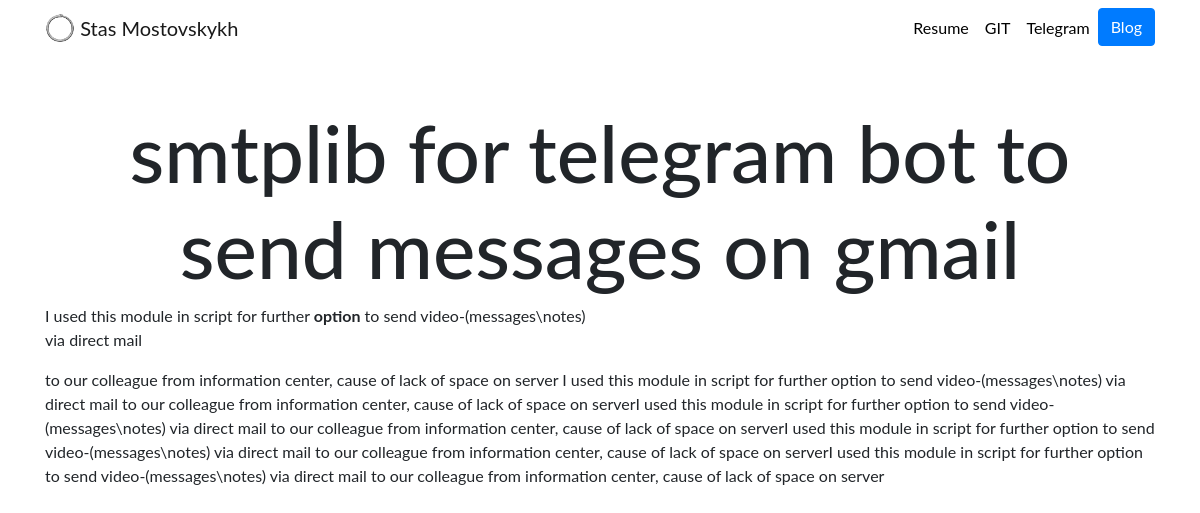
Page /blog/1/ on the committed database.
### blog/models.py (models this page shows, shortened)
class Article(models.Model): #import from module 'models' that support database
    title = models.CharField (max_length=200)
    description  = models.TextField ()
    image = models.ImageField (upload_to='blog/images/')
    url = models.URLField (blank=True) # 'blank' allows to open page in the new page

### blog/views.py (the view)
# urls.py: path('<int:article_id>/', views.detail, name='detail'), # any integer request from blog application: '3674567'
def detail(request, article_id):
    article = get_object_or_404 (Article, pk=article_id) #this func try to search object with propper number
    return render (request, 'blog/detail.html', {'article':article})

### blog/templates/blog/detail.html (shortened to what this page needs)
{% extends 'portfolio/base.html' %}
{% load static %}
{% block content %}
<h1 class="text-center mt-5" id="blogdetailtitle">{{ article.title }}</h1>
{{ article.description|safe }}
{% endblock %}

### portfolio/static/portfolio/custom.css (style rules this page uses)
body { font-family: 'Lato', sans-serif; }
@media (min-width: 992px) { #blogdetailtitle { font-size: 5rem; } }

### rows in the picture
Article: title "smtplib for telegram bot to send messages on gmail", description "I used this module in script for further option to send video-(messages\\notes) via direct mail to our colleague from information center, cause of lack of space on server I used this module in script for further option to send video-(messages\\notes) via direct mail to our colleague from information center, cause of lack of space on serverI used this module in script for further option to send video-(messages\\notes) via direct mail to our colleague from information center, cause of lack of space on serverI used this module in script for further option to send video-(messages\\notes) via direct mail to our colleague from information center, cause of lack of space on serverI used this module in…"
